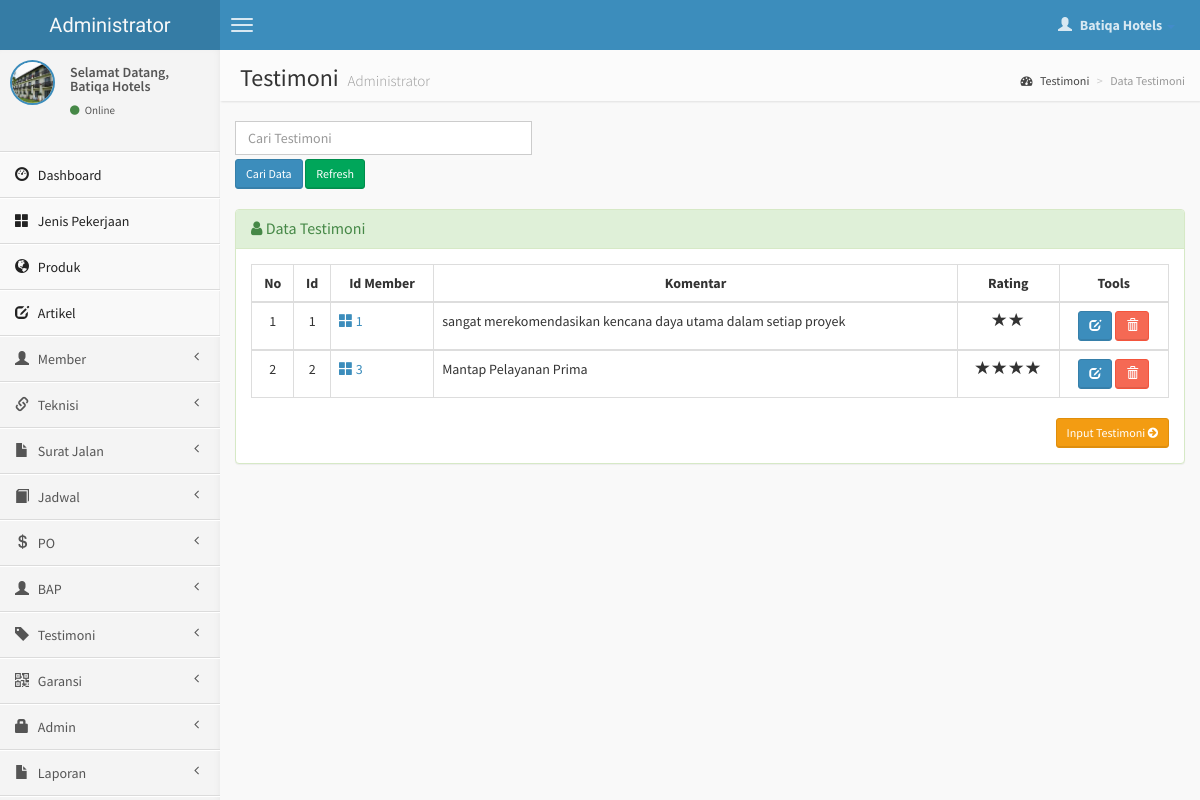
/admin/testimoni.php (signed in), run on the app's committed database.
### tables this page shows
CREATE TABLE `testimoni` (
  `id_testi` int(4) NOT NULL,
  `id_member` int(4) NOT NULL,
  `komentar` varchar(300) NOT NULL,
  `rating` enum('1','2','3','4','5') NOT NULL
);

### admin/testimoni.php (the view, shortened to what this page needs)
<?php
if (empty($_SESSION['username'])){
	header('location:../index.php');
} else {
?>
<!DOCTYPE html>
<html>
    <head>
        <link href="../dist/css/bootstrap.css" rel="stylesheet" type="text/css" />
        <link href="//cdnjs.cloudflare.com/ajax/libs/font-awesome/4.1.0/css/font-awesome.min.css" rel="stylesheet" type="text/css" />
        <link href="//code.ionicframework.com/ionicons/1.5.2/css/ionicons.min.css" rel="stylesheet" type="text/css" />
        <link href="../css/morris/morris.css" rel="stylesheet" type="text/css" />
        <link href="../css/jvectormap/jquery-jvectormap-1.2.2.css" rel="stylesheet" type="text/css" />
        <link href="../css/datepicker/datepicker3.css" rel="stylesheet" type="text/css" />
        <link href="../css/daterangepicker/daterangepicker-bs3.css" rel="stylesheet" type="text/css" />
        <link href="../css/bootstrap-wysihtml5/bootstrap3-wysihtml5.min.css" rel="stylesheet" type="text/css" />
        <link href="../css/AdminLTE.css" rel="stylesheet" type="text/css" />
        <link rel="stylesheet" href="datatables/dataTables.bootstrap.css"/>
    </head>
    <body class="skin-blue">
        <header class="header">
            <a href="index.php" class="logo">
                Administrator
            </a>
            <nav class="navbar navbar-static-top" role="navigation">
                <a href="#" class="navbar-btn sidebar-toggle" data-toggle="offcanvas" role="button">
                    <span class="icon-bar"></span>
                    <span class="icon-bar"></span>
                    <span class="icon-bar"></span>
                </a>
                <div class="navbar-right">
                    <ul class="nav navbar-nav">
                        <li class="dropdown user user-menu">
                            <a href="#" class="dropdown-toggle" data-toggle="dropdown">
                                <i class="glyphicon glyphicon-user"></i>
                                <span><?php echo $_SESSION['fullname']; ?> <i class="caret"></i></span>
                            </a>
<?php } ?>
                        </li>
                    </ul>
                </div>
            </nav>
        </header>
        <div class="wrapper row-offcanvas row-offcanvas-left">
            <aside class="left-side sidebar-offcanvas">
                <section class="sidebar">
                    <div class="user-panel">
                        <div class="pull-left image">
                            <img src="<?php echo $_SESSION['gambar']; ?>" class="img-circle" alt="User Image" style="border: 2px solid #3C8DBC;" />
                        </div>
                        <div class="pull-left info">
                            <p>Selamat Datang,<br /><?php echo $_SESSION['fullname']; ?></p>
                            <a href="#"><i class="fa fa-circle text-success"></i> Online</a>
                        </div>
                    </div>
                    <?php include "menu.php"; ?>
                </section>
            </aside>
            <aside class="right-side">
                <section class="content-header">
                    <h1>
                        Testimoni
                        <small>Administrator</small>
                    </h1>
                    <ol class="breadcrumb">
                        <li><a href="#"><i class="fa fa-dashboard"></i> Testimoni</a></li>
                        <li class="active">Data Testimoni</li>
                    </ol>
                </section>
                <section class="content">
                    <div class="row">
              <div class="col-lg-4">
              <form action='testimoni.php' method="POST">
	       <input type='text' class="form-control" style="margin-bottom: 4px;" name='qcari' placeholder='Cari Testimoni ' required />
           <input type='submit' value='Cari Data' class="btn btn-sm btn-primary" /> <a href='testimoni.php' class="btn btn-sm btn-success" >Refresh</i></a>
          	</div>
              </div>
                    <br />
                    <div class="row">
                        <div class="col-lg-12">
                    <div class="panel panel-success">
                        <div class="panel-heading">
                        <h3 class="panel-title"><i class="fa fa-user"></i> Data Testimoni </h3>
                        </div>
                        <div class="panel-body">
                    <?php
                    $query1="select * from testimoni";
                    $tampil=mysqli_query($koneksi, $query1) or die(mysqli_error());
                    ?>
                  <table id="example" class="table table-hover table-bordered">
                  <thead>
                      <tr>
                        <th><center>No </center></th>
                        <th><center>Id </center></th>
                        <th><center>Id Member</i></center></th>
                        <th><center>Komentar</center></th>
                        <th><center>Rating </center></th>
                        <th><center>Tools</center></th>
                      </tr>
                  </thead>
                     <?php
                     $no=0;
                     while($data=mysqli_fetch_array($tampil))
                    { $no++; ?>
                    <tbody>
                    <tr>
                    <td><center><?php echo $no; ?></center></td>
                    <td><center><?php echo $data['id_testi'];?></center></td>
                    <td><a href="detail-member.php?hal=edit&kd=<?php echo $data['id_member'];?>"><span class="glyphicon glyphicon-th-large"></span> <?php echo $data['id_member'];?></td>
                    <td><?php echo $data['komentar']; ?></td>
                    <td><center>
                    <?php
                            if($data['rating'] == '1'){
								echo '<span class="glyphicon glyphicon-star"></span>';
							}
                            else if ($data['rating'] == '2' ){
								echo '<span class="glyphicon glyphicon-star"></span> <span class="glyphicon glyphicon-star"></span>';
							}
                            else if ($data['rating'] == '3' ){
								echo '<span class="glyphicon glyphicon-star"></span> <span class="glyphicon glyphicon-star"></span> <span class="glyphicon glyphicon-star"></span>';
							}
                            else if ($data['rating'] == '4' ){
								echo '<span class="glyphicon glyphicon-star"></span> <span class="glyphicon glyphicon-star"></span> <span class="glyphicon glyphicon-star"></span> <span class="glyphicon glyphicon-star"></span>';
							}
                            else if ($data['rating'] == '5' ){
								echo '<span class="glyphicon glyphicon-star"></span> <span class="glyphicon glyphicon-star"></span> <span class="glyphicon glyphicon-star"></span> <span class="glyphicon glyphicon-star"></span> <span class="glyphicon glyphicon-star"></span>';
							}
                    ?>
                    </center></td>
                    <td><center><div id="thanks"><a class="btn btn-sm btn-primary" data-placement="bottom" data-toggle="tooltip" title="Edit Testimoni" href="edit-testimoni.php?hal=edit&kd_cus=<?php echo $data['id_testi'];?>"><span class="glyphicon glyphicon-edit"></span></a>
                    <a onclick="return confirm ('Yakin hapus <?php echo $data['id_member'];?>.?');" class="btn btn-sm btn-danger tooltips" data-placement="bottom" data-toggle="tooltip" title="Hapus Testimoni" href="testimoni.php?hal=hapus&kd=<?php echo $data['id_testi'];?>"><span class="glyphicon glyphicon-trash"></a></center></td></tr></div>
                 <?php
              }
              ?>
                <div class="text-right">
                  <a href="input-testimoni.php" class="btn btn-sm btn-warning">Input Testimoni <i class="fa fa-arrow-circle-right"></i></a>
                </div>
              </div>
              </div>
            </div>
    </body>
</html>

### data on the page
testimoni: id_testi "1", id_member "1", komentar "sangat merekomendasikan kencana daya utama dalam setiap proyek", rating "2" (drawn)
testimoni: id_testi "2", id_member "3", komentar "Mantap Pelayanan Prima", rating "4" (drawn)

### other printed values
$_SESSION['fullname'] "Batiqa Hotels"
